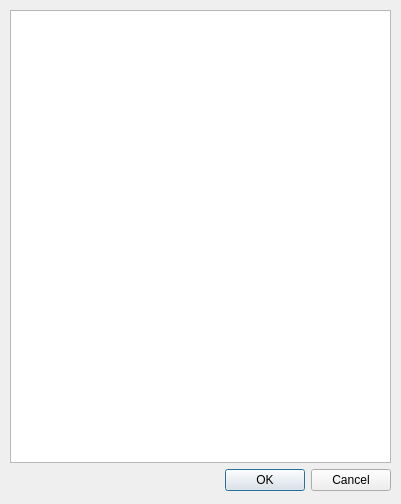
<?xml version="1.0" encoding="UTF-8"?>
<ui version="4.0">
 <class>simpleListDialog</class>
 <widget class="QDialog" name="simpleListDialog">
  <property name="geometry">
   <rect>
    <x>0</x>
    <y>0</y>
    <width>401</width>
    <height>504</height>
   </rect>
  </property>
  <property name="windowTitle">
   <string>Dialog</string>
  </property>
  <widget class="QWidget" name="gridLayoutWidget">
   <property name="geometry">
    <rect>
     <x>10</x>
     <y>10</y>
     <width>381</width>
     <height>481</height>
    </rect>
   </property>
   <layout class="QGridLayout" name="gridLayout">
    <item row="1" column="0">
     <widget class="QDialogButtonBox" name="buttonBox">
      <property name="orientation">
       <enum>Qt::Horizontal</enum>
      </property>
      <property name="standardButtons">
       <set>QDialogButtonBox::Cancel|QDialogButtonBox::Ok</set>
      </property>
     </widget>
    </item>
    <item row="0" column="0">
     <widget class="QTableView" name="tableView">
      <property name="alternatingRowColors">
       <bool>true</bool>
      </property>
      <property name="selectionMode">
       <enum>QAbstractItemView::SingleSelection</enum>
      </property>
      <property name="sortingEnabled">
       <bool>false</bool>
      </property>
     </widget>
    </item>
   </layout>
  </widget>
 </widget>
 <resources/>
 <connections>
  <connection>
   <sender>buttonBox</sender>
   <signal>accepted()</signal>
   <receiver>simpleListDialog</receiver>
   <slot>accept()</slot>
   <hints>
    <hint type="sourcelabel">
     <x>248</x>
     <y>254</y>
    </hint>
    <hint type="destinationlabel">
     <x>157</x>
     <y>274</y>
    </hint>
   </hints>
  </connection>
  <connection>
   <sender>buttonBox</sender>
   <signal>rejected()</signal>
   <receiver>simpleListDialog</receiver>
   <slot>reject()</slot>
   <hints>
    <hint type="sourcelabel">
     <x>316</x>
     <y>260</y>
    </hint>
    <hint type="destinationlabel">
     <x>286</x>
     <y>274</y>
    </hint>
   </hints>
  </connection>
 </connections>
</ui>
